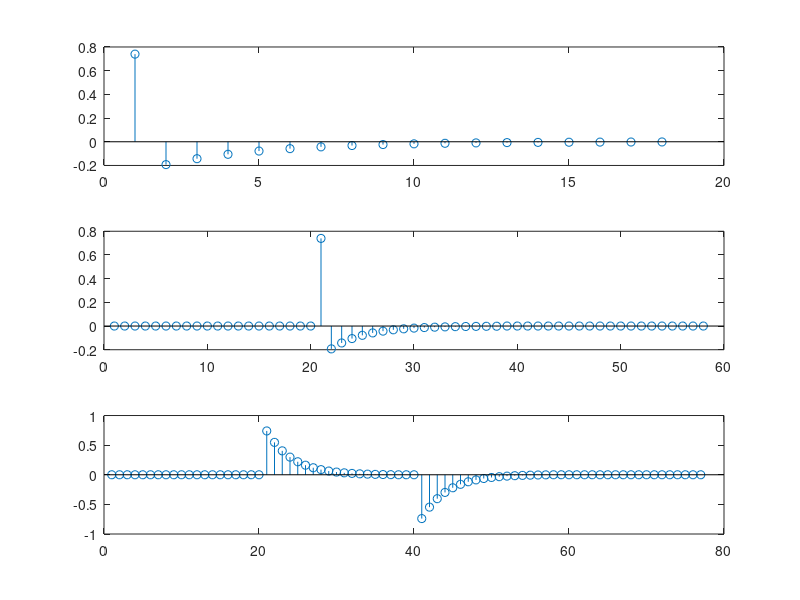

The MATLAB script that drew this image:
clear all;

h1 = exp(-[0:17]*0.3);
h = h1/sum(h1)

d = [1 zeros([1,17])]

#g = zeros(size(h));
#for n = 1:length(h)
#  g(n) = d(n) - h(n);
#endfor

g = d - h;
subplot(3,1,1)
stem(g)

delta = [zeros(1,20) 1 zeros(1,20)];
tests = [zeros(1,20) ones(1,20) zeros(1,20)];

r1 = conv(g,delta);
r2 = conv(g,tests);

subplot(3,1,2);
stem(r1);
subplot(3,1,3);
stem(r2);

print -dpng "ciparu_signali_06.png"
